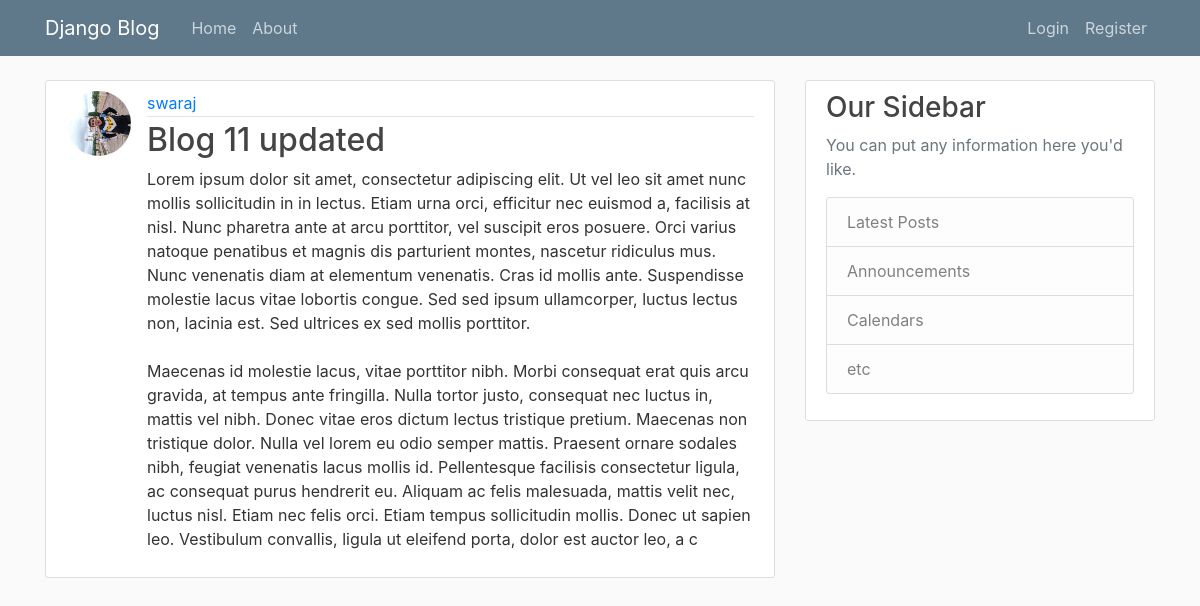
/blog/post/16/, run on the app's committed database.
### blog/models.py (models this page shows, shortened)
class Post(models.Model):
    title = models.CharField(max_length=20)
    content = models.TextField()
    date_posted = models.DateTimeField(default=timezone.now)
    author = models.ForeignKey(User, on_delete=models.CASCADE)

### users/models.py (models this page shows, shortened)
class Profile(models.Model):
    user = models.OneToOneField(User, on_delete=models.CASCADE)
    image = models.ImageField(default='default.jpg', upload_to='profile_pics')

### blog/views.py (the view)
# urls.py: path('post/<int:pk>/', PostDetailView.as_view(), name="post-detail"),
class PostDetailView(DetailView):
    model = Post

### blog/templates/blog/post_detail.html (shortened to what this page needs)
{% extends 'blog/base.html' %}
{% block content %}
    <article class="media content-section">
        <img class="rounded-circle article-img" src="{{object.author.profile.image.url}}" alt="Post Author">
        <div class="media-body">
            <div class="article-metadata">
                <a class="mr-2" href="{% url 'blog:user-posts' object.author.username %}">{{ object.author }}</a>
            </div>
            <h2 class="article-title">{{ object.title }}</h2>
            <p class="article-content">{{ object.content }}</p>
        </div>
    </article>
{% endblock content %}

### blog/static/blog/main.css (style rules this page uses)
body { background: #fafafa; color: #333333; margin-top: 5rem; }
h1, h2, h3, h4, h5, h6 { color: #444444; }
.content-section { background: #ffffff; padding: 10px 20px; border: 1px solid #dddddd; border-radius: 3px; margin-bottom: 20px; }
.article-title { color: #444444; }
.article-content { white-space: pre-line; }
.article-img { height: 65px; width: 65px; margin-right: 16px; }
.article-metadata { padding-bottom: 1px; margin-bottom: 4px; border-bottom: 1px solid #e3e3e3; }

### data on the page
Post: author.profile.image (picture), author "swaraj", title "Blog 11 updated", content "Lorem ipsum dolor sit amet, consectetur adipiscing elit. Ut vel leo sit amet nunc mollis sollicitudin in in lectus. Etiam urna orci, efficitur nec euismod a, facilisis at nisl. Nunc pharetra ante at arcu porttitor, vel suscipit eros posuere. Orci varius natoque penatibus et magnis dis parturient montes, nascetur ridiculus mus. Nunc venenatis diam at elementum venenatis. Cras id mollis ante. Suspendisse molestie lacus vitae lobortis congue. Sed sed ipsum ullamcorper, luctus lectus non, lacinia est. Sed ultrices ex sed mollis porttitor. Maecenas id molestie lacus, vitae porttitor nibh. Morbi consequat erat quis arcu gravida, at tempus ante fringilla. Nulla tortor justo, consequat nec luctus…"
